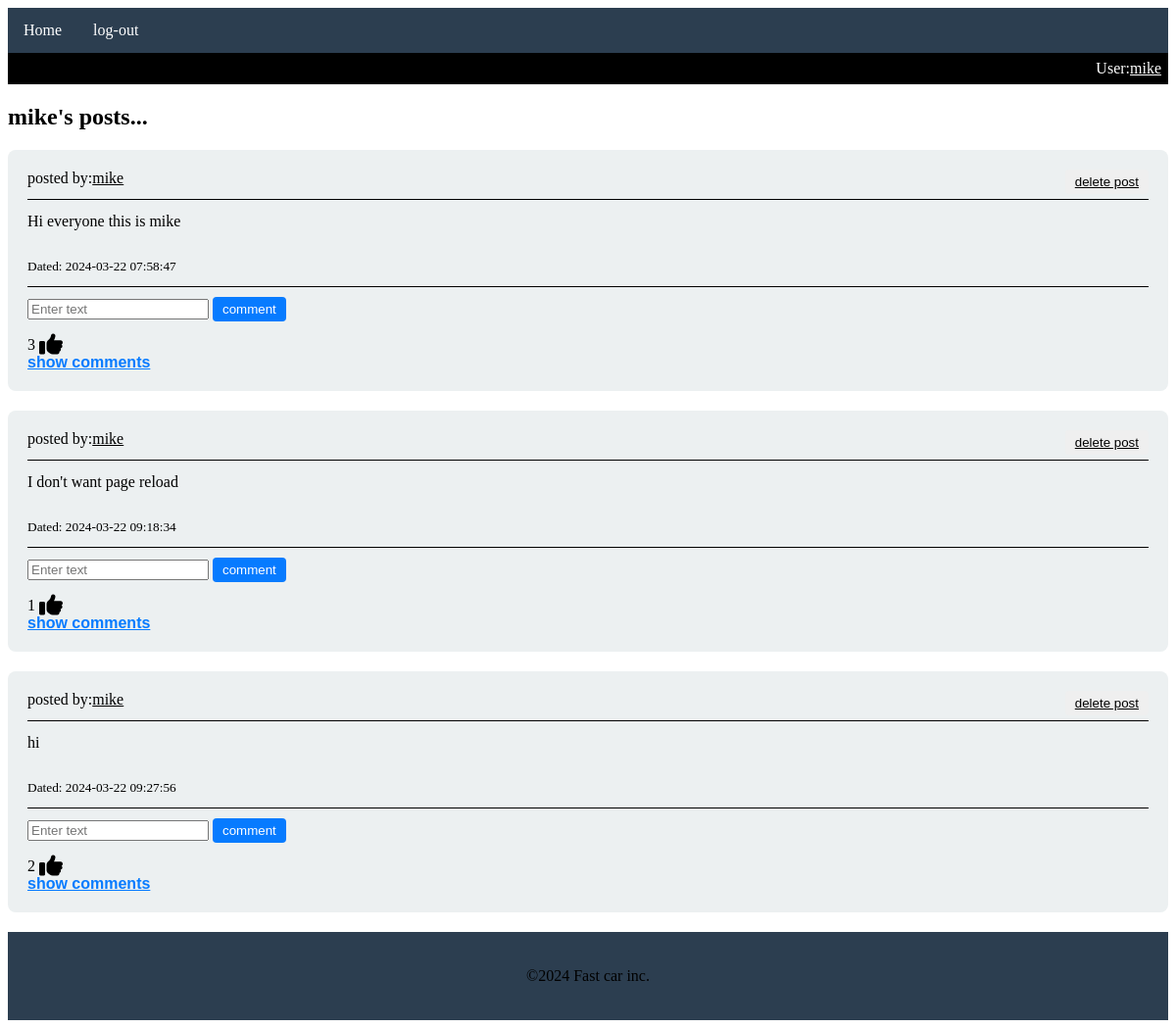
The page /posts/mike (signed in) on the database its author committed.
### website/models.py (models this page shows)
class User(db.Model, UserMixin):
    id=db.Column(db.Integer, primary_key=True)
    email=db.Column(db.String(150), unique=True)
    username=db.Column(db.String(150), unique=True)
    password=db.Column(db.String(150)) # hashed password
    date_created=db.Column(db.DateTime(timezone=True), default=func.now())
    posts=db.relationship('Post', backref='user', passive_deletes=True)
    comments=db.relationship('Comment', backref='user', passive_deletes=True)
    likes=db.relationship('Like', backref='user', passive_deletes=True)

class Post(db.Model):
    id=db.Column(db.Integer, primary_key=True)
    text=db.Column(db.Text, nullable=False)
    date_created=db.Column(db.DateTime(timezone=True), default=func.now())
    author=db.Column(db.Integer, db.ForeignKey('user.id', ondelete='CASCADE'), nullable=False)
    comments=db.relationship('Comment', backref='post', passive_deletes=True)
    likes=db.relationship('Like', backref='post', passive_deletes=True)

### website/views.py (the view)
@views.route("/posts/<username>")
@login_required
def user_posts(username):
    user_exists=User.query.filter_by(username=username).first()
    if not user_exists:
        flash("User doesn't exist", category='error')
        return redirect(url_for('views.home'))
    posts=user_exists.posts
    return render_template("posts.html", posts=posts, user=current_user, username=username)

### website/__init__.py (called while the page is built)
def create_app():
    app=Flask(__name__)
    app.config['SECRET_KEY']="PROCRASTINATION"
    app.config['SQLALCHEMY_DATABASE_URI']= f'sqlite:///{DB_NAME}'
    db.init_app(app)
    from .views import views
    from .auth import auth
    app.register_blueprint(views, url_prefix="/")
    app.register_blueprint(auth, url_prefix="/")
    from .models import User, Post, Comment, Like
    create_database(app)
    login_manager=LoginManager()
    login_manager.login_view= 'auth.login'
    login_manager.init_app(app)
    '''
    This sets the callback for reloading a user from the session.
    The function you set should take a user ID (a str) and return a user object,
    or None if the user does not exist.
    '''
    @login_manager.user_loader
    def load_user(id):
        return User.query.get(int(id))
    return app

### website/templates/posts.html (shortened to what this page needs)
{% extends "posts_div.html"%}
{% block content %}
<h2>{{username}}'s posts...</h2>
{{ super() }}
{% endblock %}

### website/templates/posts_div.html (shortened to what this page needs)
{% extends "base.html" %}
{% block content %}
<div id="posts">
    {% for post in posts%}
    <div class="card">
        <div class="card-header">
            posted by: <a href="/posts/{{post.user.username}}">{{post.user.username}}</a>
            {% if user.id== post.author %}
                <button><a href="/delete-post/{{post.id}}">delete post</a></button>
            {% endif %}
        </div>
        <div class="card-content">
            {{post.text}}
            <br><br>
            <small>Dated: {{post.date_created}}</small>
        </div>
        <div class="card-footer">
            <form class="comment-form" method='POST' action="/create-comment/{{post.id}}">
                <input type="text" id="text" name="text" placeholder="Enter text" required/>
                <button class="comment-btn" type="submit">comment</button>
            </form>
            <div>
                <span id="likes-count-{{post.id}}">{{post.likes|length}}</span>
                {% if user.id in post.likes|map(attribute='author')|list %}
                    <i class="fa-solid fa-thumbs-up fa-xl" id="like-button-{{post.id}}" onclick="likePost({{post.id}})"></i>
                {% else %}
                    <i class="fa-regular fa-thumbs-up fa-xl" id="like-button-{{post.id}}" onclick="likePost({{post.id}})"></i>
                {% endif %}
            </div>
            <div>
                <label for="toggle-comments-{{post.id}}" class="toggle-label">show comments</label>
            </div>
        </div>
    </div>
    {% endfor %}
</div>
{% endblock %}

### website/templates/base.html (shortened to what this page needs)
<!DOCTYPE html>
<html lang="en">
<head>
</head>
<body>
    <nav>
        <ul class="navbar">
            <li><a href="/home">Home</a></li>
            {% if user.is_authenticated %}
                <li><a href="/logout">log-out</a></li>
            {% else %}
                <li><a href="/signup">Sign-up</a></li>
                <li><a href="/login">log-in</a></li>
            {% endif %}
        </ul>
    </nav>
    {% if user.is_authenticated %}
        <div class="User-bar">
            User: <a href="/posts/{{user.username}}">{{user.username}}</a>
        </div>
    {% endif %}
    <div>
        {% block content %}<br>base_template_content<br>{% endblock %}
    </div>
        <footer>
            {% block footer%}
            <p>&copy;2024 Fast car inc.<p>
            {% endblock %}
        </footer>
</body>
</html>

### website/templates/posts_div.html (style rules this page uses)
.card { background-color: #ECF0F1; border-radius: 8px; padding: 20px; margin-bottom: 20px; }
.card-header { border-bottom: 1px solid #000; margin-bottom: 10px; display: flex; }
button { color: white; padding: 5px 10px; border: none; border-radius: 4px; margin-left: auto; margin-bottom: 5px; cursor: pointer; }
.comment-btn { background-color: #077bff; }
.card-content { color: #000; line-height: 1.5; margin-bottom: 10px; }
.card-footer { border-top: 1px solid #000; margin-top: 10px; color: black; }
a, a:visited { text-decoration:underline; color: black; }
.comment-form { margin:auto; margin-left: -10px; border: none; }
.toggle-label { font-family:Arial, Helvetica, sans-serif; cursor: pointer; color: #077bff; font-size: 16px; font-weight: bold; text-decoration: underline; transition: color 0.3s; }

### website/templates/base.html (style rules this page uses)
footer { background-color: #2C3E50; text-align: center; padding: 20px; }
.navbar { list-style-type: none; background-color: #2C3E50; padding: 0; margin: 0; overflow: hidden; }
.navbar li { float: left; }
.navbar a { display: block; padding: 14px 16px; color: white; text-decoration: none; text-align: center; }
.user-bar { background-color: black; color: white; padding: 7px; display: flex; justify-content:flex-end; }
.user-bar a { text-decoration:underline; color: white; }
form { margin-top: 50px; border: 3px solid black; border-radius: 4px; padding-top: 10px; padding-left: 10px; padding-bottom: 10px; }

### rows shown on the page
User: username "mike"
Post: user.username "mike", text "Hi everyone this is mike", date_created "2024-03-22 07:58:47", likes|length "3"
Post: user.username "mike", text "I don't want page reload", date_created "2024-03-22 09:18:34", likes|length "1"
Post: user.username "mike", text "hi", date_created "2024-03-22 09:27:56", likes|length "2"
